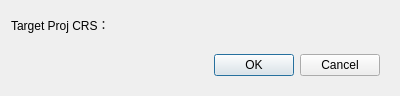
<?xml version="1.0" encoding="UTF-8"?>
<ui version="4.0">
 <class>GwmProjCRSSettingDialog</class>
 <widget class="QDialog" name="GwmProjCRSSettingDialog">
  <property name="geometry">
   <rect>
    <x>0</x>
    <y>0</y>
    <width>400</width>
    <height>96</height>
   </rect>
  </property>
  <property name="windowTitle">
   <string>Proj CRS Setting</string>
  </property>
  <layout class="QVBoxLayout" name="verticalLayout">
   <item>
    <layout class="QHBoxLayout" name="horizontalLayout">
     <item>
      <widget class="QLabel" name="label">
       <property name="maximumSize">
        <size>
         <width>130</width>
         <height>30</height>
        </size>
       </property>
       <property name="frameShape">
        <enum>QFrame::NoFrame</enum>
       </property>
       <property name="text">
        <string>Target Proj CRS：</string>
       </property>
      </widget>
     </item>
     <item>
      <widget class="QgsProjectionSelectionWidget" name="mProjCRSSelector" native="true">
       <property name="maximumSize">
        <size>
         <width>16777215</width>
         <height>30</height>
        </size>
       </property>
      </widget>
     </item>
    </layout>
   </item>
   <item>
    <widget class="QWidget" name="widget" native="true">
     <layout class="QHBoxLayout" name="horizontalLayout_2">
      <item>
       <spacer name="horizontalSpacer">
        <property name="orientation">
         <enum>Qt::Horizontal</enum>
        </property>
        <property name="sizeHint" stdset="0">
         <size>
          <width>40</width>
          <height>20</height>
         </size>
        </property>
       </spacer>
      </item>
      <item>
       <widget class="QPushButton" name="btnok">
        <property name="text">
         <string>OK</string>
        </property>
       </widget>
      </item>
      <item>
       <widget class="QPushButton" name="btncancel">
        <property name="text">
         <string>Cancel</string>
        </property>
       </widget>
      </item>
     </layout>
    </widget>
   </item>
  </layout>
 </widget>
 <customwidgets>
  <customwidget>
   <class>QgsProjectionSelectionWidget</class>
   <extends>QWidget</extends>
   <header>qgsprojectionselectionwidget.h</header>
   <container>1</container>
  </customwidget>
 </customwidgets>
 <resources/>
 <connections/>
</ui>
